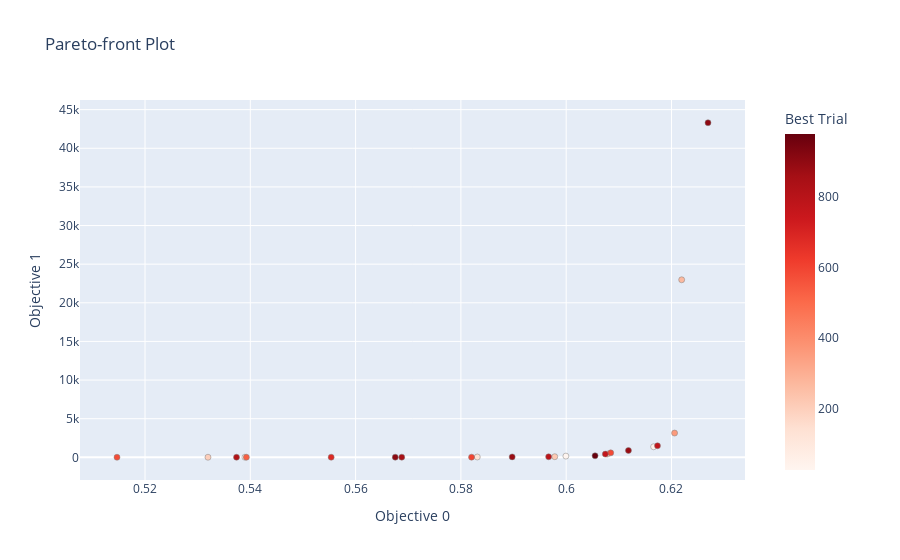

The notebook cell this image was saved under:
### Code cell
optuna.visualization.plot_pareto_front(study, include_dominated_trials=False)

### Figure 1 — Plotly figure (JSON) as saved in the notebook; plotly's stock layout.template omitted (floating-point values rounded to 4 significant figures)
{"data": [{"hovertemplate": "%{text}<extra>Trial</extra>", "marker": {"color": [], "colorbar": {"title": {"text": "Trial"}}, "colorscale": [[0, "rgb(247,251,255)"], [0.125, "rgb(222,235,247)"], [0.25, "rgb(198,219,239)"], [0.375, "rgb(158,202,225)"], [0.5, "rgb(107,174,214)"], [0.625, "rgb(66,146,198)"], [0.75, "rgb(33,113,181)"], [0.875, "rgb(8,81,156)"], [1, "rgb(8,48,107)"]], "line": {"color": "Grey", "width": 0.5}}, "mode": "markers", "showlegend": false, "text": [], "type": "scatter", "x": [], "y": []}, {"hovertemplate": "%{text}<extra>Best Trial</extra>", "marker": {"color": [27, 46, 69, 125, 201, 202, 215, 270, 361, 529, 577, 582, 597, 682, 765, 771, 788, 822, 849, 879, 881, 902, 909, 977], "colorbar": {"title": {"text": "Best Trial"}, "x": 1, "xpad": 40}, "colorscale": [[0, "rgb(255,245,240)"], [0.125, "rgb(254,224,210)"], [0.25, "rgb(252,187,161)"], [0.375, "rgb(252,146,114)"], [0.5, "rgb(251,106,74)"], [0.625, "rgb(239,59,44)"], [0.75, "rgb(203,24,29)"], [0.875, "rgb(165,15,21)"], [1, "rgb(103,0,13)"]], "line": {"color": "Grey", "width": 0.5}}, "mode": "markers", "showlegend": false, "text": ["{<br>  \"number\": 27,<br>  \"values\": [<br>    0.599941372568131,<br>    155.93514495601727<br>  ],<br>  \"params\": {<br>    \"pi1_prob\": 0.21678798853388634,<br>    \"pi2_prob\": 0.12633955197133695<br>  }<br>}", "{<br>  \"number\": 46,<br>  \"values\": [<br>    0.6166043207060165,<br>    1364.5155328166024<br>  ],<br>  \"params\": {<br>    \"pi1_prob\": 0.14047988378034826,<br>    \"pi2_prob\": 0.6156976417352876<br>  }<br>}", "{<br>  \"number\": 69,<br>  \"values\": [<br>    0.5389789533086812,<br>    13.87980934215022<br>  ],<br>  \"params\": {<br>    \"pi1_prob\": 0.655582237301672,<br>    \"pi2_prob\": 0.1485881723189824<br>  }<br>}", "{<br>  \"number\": 125,<br>  \"values\": [<br>    0.5831179667352123,<br>    42.02736882249292<br>  ],<br>  \"params\": {<br>    \"pi1_prob\": 0.36205661047145604,<br>    \"pi2_prob\": 0.5999423427755017<br>  }<br>}", "{<br>  \"number\": 201,<br>  \"values\": [<br>    0.6078139303898903,<br>    422.268753273533<br>  ],<br>  \"params\": {<br>    \"pi1_prob\": 0.1086187809190586,<br>    \"pi2_prob\": 0.8426240333116652<br>  }<br>}", "{<br>  \"number\": 202,<br>  \"values\": [<br>    0.5319605567724343,<br>    9.92049467521538<br>  ],<br>  \"params\": {<br>    \"pi1_prob\": 0.8707936452411659,<br>    \"pi2_prob\": 0.05868066777295957<br>  }<br>}", "{<br>  \"number\": 215,<br>  \"values\": [<br>    0.5978288906388336,<br>    80.77243573554792<br>  ],<br>  \"params\": {<br>    \"pi1_prob\": 0.24900443387580826,<br>    \"pi2_prob\": 0.497537995758047<br>  }<br>}", "{<br>  \"number\": 270,<br>  \"values\": [<br>    0.6219356991600252,<br>    22977.45582411106<br>  ],<br>  \"params\": {<br>    \"pi1_prob\": 0.012676181754567672,<br>    \"pi2_prob\": 0.6389926714783272<br>  }<br>}", "{<br>  \"number\": 361,<br>  \"values\": [<br>    0.6205875680681272,<br>    3139.123747110186<br>  ],<br>  \"params\": {<br>    \"pi1_prob\": 0.03866302353669093,<br>    \"pi2_prob\": 0.8610611577365342<br>  }<br>}", "{<br>  \"number\": 529,<br>  \"values\": [<br>    0.5392547985338491,<br>    14.774064287223137<br>  ],<br>  \"params\": {<br>    \"pi1_prob\": 0.7179918195051064,<br>    \"pi2_prob\": 0.15737501387263989<br>  }<br>}", "{<br>  \"number\": 577,<br>  \"values\": [<br>    0.5146816404444374,<br>    8.583472653305526<br>  ],<br>  \"params\": {<br>    \"pi1_prob\": 0.8022530475476883,<br>    \"pi2_prob\": 0.1889607377693781<br>  }<br>}", "{<br>  \"number\": 582,<br>  \"values\": [<br>    0.6084591712822776,<br>    577.4699632426917<br>  ],<br>  \"params\": {<br>    \"pi1_prob\": 0.11254267881388845,<br>    \"pi2_prob\": 0.016059745572705456<br>  }<br>}", "{<br>  \"number\": 597,<br>  \"values\": [<br>    0.5820230232583955,<br>    24.222035928494893<br>  ],<br>  \"params\": {<br>    \"pi1_prob\": 0.38609496474815724,<br>    \"pi2_prob\": 0.34406343841879367<br>  }<br>}", "{<br>  \"number\": 682,<br>  \"values\": [<br>    0.5553602641405125,<br>    15.09057795582448<br>  ],<br>  \"params\": {<br>    \"pi1_prob\": 0.5479191139136018,<br>    \"pi2_prob\": 0.3343737165117304<br>  }<br>}", "{<br>  \"number\": 765,<br>  \"values\": [<br>    0.607431828468167,<br>    413.9042075801707<br>  ],<br>  \"params\": {<br>    \"pi1_prob\": 0.1140437473065092,<br>    \"pi2_prob\": 0.8705174804102126<br>  }<br>}", "{<br>  \"number\": 771,<br>  \"values\": [<br>    0.6173410533490361,<br>    1492.6932077831025<br>  ],<br>  \"params\": {<br>    \"pi1_prob\": 0.14705247295070792,<br>    \"pi2_prob\": 0.16546397108340807<br>  }<br>}", "{<br>  \"number\": 788,<br>  \"values\": [<br>    0.5966687251979205,<br>    68.61339689348125<br>  ],<br>  \"params\": {<br>    \"pi1_prob\": 0.26524347736545106,<br>    \"pi2_prob\": 0.543899840389271<br>  }<br>}", "{<br>  \"number\": 822,<br>  \"values\": [<br>    0.5373851492864269,<br>    11.673129268245408<br>  ],<br>  \"params\": {<br>    \"pi1_prob\": 0.8018316315795859,<br>    \"pi2_prob\": 0.19034515646657119<br>  }<br>}", "{<br>  \"number\": 849,<br>  \"values\": [<br>    0.5687670029582592,<br>    22.278799504492966<br>  ],<br>  \"params\": {<br>    \"pi1_prob\": 0.4260312011079271,<br>    \"pi2_prob\": 0.41812132702572163<br>  }<br>}", "{<br>  \"number\": 879,<br>  \"values\": [<br>    0.5897395695348577,<br>    56.02055032368488<br>  ],<br>  \"params\": {<br>    \"pi1_prob\": 0.2154376067266948,<br>    \"pi2_prob\": 0.6186026447442384<br>  }<br>}", "{<br>  \"number\": 881,<br>  \"values\": [<br>    0.6118252060258385,<br>    884.4798222250279<br>  ],<br>  \"params\": {<br>    \"pi1_prob\": 0.1738901566682929,<br>    \"pi2_prob\": 0.5501560440975437<br>  }<br>}", "{<br>  \"number\": 902,<br>  \"values\": [<br>    0.6269356921067603,<br>    43303.75035834889<br>  ],<br>  \"params\": {<br>    \"pi1_prob\": 0.025580857273757883,<br>    \"pi2_prob\": 0.31751919579853416<br>  }<br>}", "{<br>  \"number\": 909,<br>  \"values\": [<br>    0.5675325376334197,<br>    20.700904073325553<br>  ],<br>  \"params\": {<br>    \"pi1_prob\": 0.610199287164276,<br>    \"pi2_prob\": 0.3855472368314159<br>  }<br>}", "{<br>  \"number\": 977,<br>  \"values\": [<br>    0.6054851719712446,<br>    194.25101383262916<br>  ],<br>  \"params\": {<br>    \"pi1_prob\": 0.13510385007729744,<br>    \"pi2_prob\": 0.758358778757341<br>  }<br>}"], "type": "scatter", "x": [0.5999, 0.6166, 0.539, 0.5831, 0.6078, 0.532, 0.5978, 0.6219, 0.6206, 0.5393, 0.5147, 0.6085, 0.582, 0.5554, 0.6074, 0.6173, 0.5967, 0.5374, 0.5688, 0.5897, 0.6118, 0.6269, 0.5675, 0.6055], "y": [155.9, 1365.0, 13.88, 42.03, 422.3, 9.92, 80.77, 22980.0, 3139.0, 14.77, 8.583, 577.5, 24.22, 15.09, 413.9, 1493.0, 68.61, 11.67, 22.28, 56.02, 884.5, 43300.0, 20.7, 194.3]}], "layout": {"title": {"text": "Pareto-front Plot"}, "xaxis": {"title": {"text": "Objective 0"}}, "yaxis": {"title": {"text": "Objective 1"}}}}
